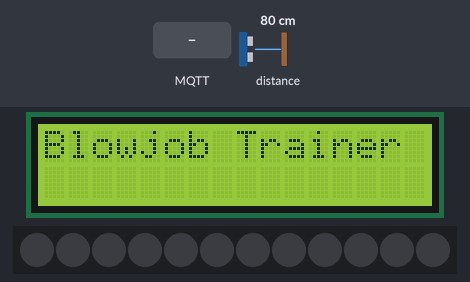
A sketch run on a simulated ESP8266 (NodeMCU). Shown: 16×2 character LCD, 12 RGB LEDs in strip order, left to right. The test bench sets the inputs (shaded band); at power-on: distance to the obstacle 80 cm. Dim RGB values are drawn brighter than linear; WiFi joins after 1.5 s; servers stay silent unless stated; no MQTT or app messages arrive unless stated; what the sketch prints to the serial monitor is not drawn.

Above: at 2.7 s.
2.8 s: MQTT message "5" arrives on the first subscribed topic
At 4.5 s:
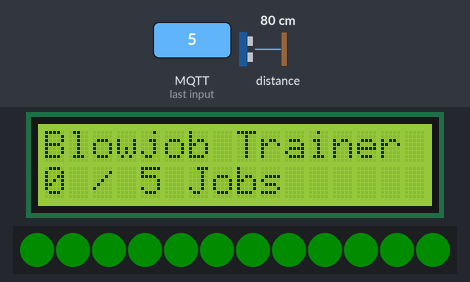
5.8 s: MQTT message "200" arrives on the first subscribed topic
At 6.4 s:
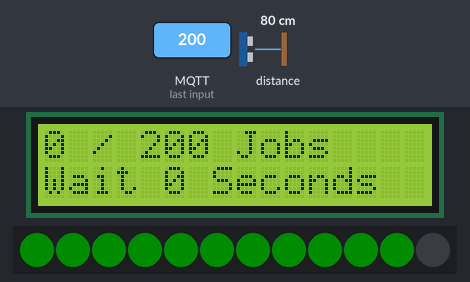
8.4 s: MQTT message "5" arrives on the second subscribed topic
At 8.9 s:
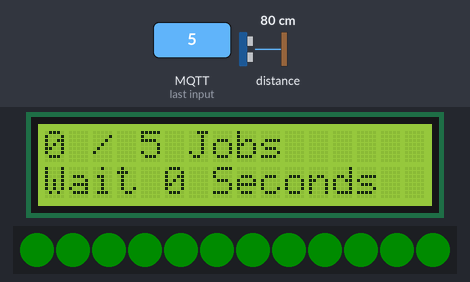
11.0 s: distance to the obstacle set to 2 cm
At 12.2 s:
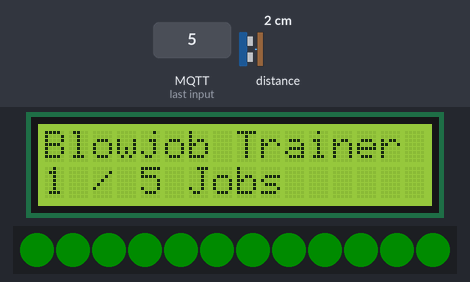
12.5 s: distance to the obstacle set to 4 cm
At 15.4 s:
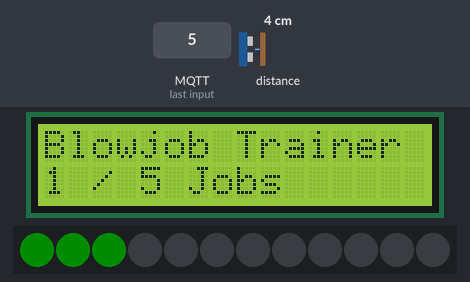
15.5 s: MQTT message "1" arrives on the first subscribed topic
At 17.6 s:
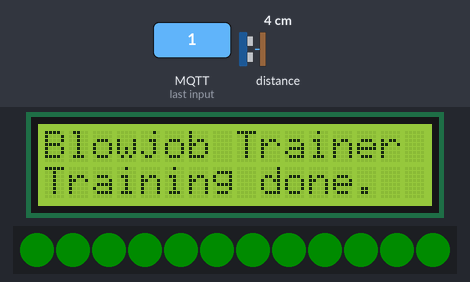
Timing chart, 0 to 19.1 s (numbered marks = the images above; inputs shaded):
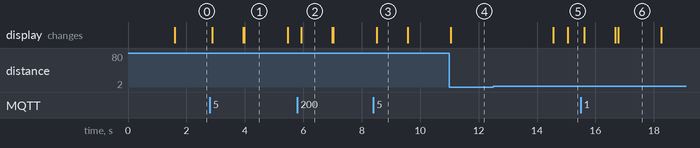

The sketch:

blowjob.ino
```cpp
#include <Wire.h>
#include <VL53L0X.h>
#include <LiquidCrystal_I2C.h>
#include <Adafruit_NeoPixel.h>
#include <ESP8266WiFi.h>
#include <WiFiClient.h>
#include <PubSubClient.h>

#define NUMPIXELS 12
#define PIN       D3

const char* SSID        = "<WLAN SID>";
const char* PASSWORD    = "<WLAN PASSWORD>";
const char* MQTT_BROKER = "<MQTT IP>";
const char* MQTT_USER   = "punisher";
const char* MQTT_PASS   = "punisher";
const char* MQTT_CLIENT = "torturedevice02";

long lastMsg = 0;
char msg[50];
char serialmsg[50];
String para;
String para2;
int value = 0;
unsigned long timercount = 0;
volatile int seconds;
volatile int counter       = 0;
int jobcount      = 0;
int jobcur        = 0;
int cache         = 0;
unsigned long startmillis   = 0;
unsigned long finalmillis   = 0;

VL53L0X sensor;
Adafruit_NeoPixel pixels(NUMPIXELS, PIN, NEO_GRB + NEO_KHZ800);
LiquidCrystal_I2C lcd(0x27, 16, 2);
WiFiClient espClient;
PubSubClient client(espClient);

void setup() {
  Serial.begin(9600);
  Wire.begin();
  lcd.init();
  lcd.backlight();

  setup_wifi();

  client.setServer(MQTT_BROKER, 1883);
  client.setCallback(callback);

  pixels.begin();
  pixels.setBrightness(12);
  pixels.show();

  lcd.setCursor(0, 0);
  lcd.print("Blowjob Trainer");

  sensor.setTimeout(500);
  if (!sensor.init())
  {
    Serial.println("Failed to detect and initialize sensor!");
    while (1) {}
  }
  sensor.startContinuous();
}

String getValue(String data, char separator, int index) {
  int found = 0;
  int strIndex[] = { 0, -1 };
  int maxIndex = data.length() - 1;

  for (int i = 0; i <= maxIndex && found <= index; i++) {
    if (data.charAt(i) == separator || i == maxIndex) {
      found++;
      strIndex[0] = strIndex[1] + 1;
      strIndex[1] = (i == maxIndex) ? i + 1 : i;
    }
  }
  return found > index ? data.substring(strIndex[0], strIndex[1]) : "";
}

void setup_wifi() {
  delay(10);
  Serial.println();
  Serial.print("Connecting to ");
  Serial.println(SSID);

  WiFi.mode(WIFI_STA);
  WiFi.begin(SSID, PASSWORD);

  while (WiFi.status() != WL_CONNECTED) {
    delay(500);
    Serial.print(".");
  }

  Serial.println("");
  Serial.println("WiFi connected");
  Serial.println("IP address: ");
  Serial.println(WiFi.localIP());
}

void callback(char* topic, byte* payload, unsigned int length) {
  Serial.print("Received message [");
  Serial.print(topic);
  Serial.print("] ");
  char msg[length + 1];
  for (int i = 0; i < length; i++) {
    Serial.print((char)payload[i]);
    msg[i] = (char)payload[i];
  }
  msg[length] = '\0';
  Serial.println();

  para   = String(msg);
  para.trim();
  para2 = getValue(para, ',', 0);
  para  = getValue(para, ',', 1);

  seconds = para.toInt();
  counter = para2.toInt();
  snprintf(serialmsg, 50, "Blowjob Trainer starts in %u seconds with %u sucks", seconds, counter);
  Serial.println(serialmsg);
  if ( counter != 0 ) {
    lcd.setCursor(0, 0);
    lcd.print("0 / " + String(counter) + " Jobs       ");
    lcd.setCursor(0, 1);
    lcd.print("Wait " + String(seconds) + " Seconds     ");

    for (int i = 0; i <= seconds; i++) {
      value = seconds - i;
      lcd.setCursor(0, 1);
      lcd.print("Wait " + String(value) + " Seconds     ");
      delay(1000);
    }
    lcd.setCursor(0, 0);
    lcd.print("Blowjob Trainer ");
    lcd.setCursor(0, 1);
    lcd.print("0 / " + String(counter) + " Jobs    ");
    jobtraining( counter );
    finalmillis = millis() + 12500;
  }

  snprintf (msg, 50, "BlowJob Done! -  %ld", millis());
  client.publish("punisher/devices/torturedevice02/response", msg);
}

void jobtraining(int count) {
  lcd.setCursor(0, 0);
  lcd.print("Blowjob Trainer ");
  lcd.setCursor(0, 1);
  lcd.print("0 / " + String(count) + " Jobs       ");
  finalmillis = millis() + 12500;

  while (true)  {
    if ( sensor.readRangeContinuousMillimeters() < 40 ) {
      Serial.println( sensor.readRangeContinuousMillimeters() );
      finalmillis = millis() + 3500;
      jobcur++;
      lcd.setCursor(0, 1);
      lcd.print(String(jobcur) + " / " + String(count) + " Jobs       ");
      while ( finalmillis > millis() )  {
        startmillis = round( ( finalmillis - millis() ) / 1000 );
        if (cache != startmillis) {
          cache = startmillis;
          // lights( startmillis );
        }
        yield();
        client.loop();
      }
      finalmillis = millis() + 3500;
    }
    if ( jobcur >= count ) {
      lcd.setCursor(0, 0);
      lcd.print("Blowjob Trainer    ");
      lcd.setCursor(0, 1);
      lcd.print("Training done.     ");
      jobcur = 0;
      break;
    }
    startmillis = round( ( finalmillis - millis() ) / 1000 );
    if (cache != startmillis) {
      cache = startmillis;
      lights( startmillis );
    }

    if ( startmillis == 0 ) {
      finalmillis = millis() + 3500;
      client.publish("punisher/functions/shock", "0,10");
      delay(100);
      Serial.println("PUNISH SHOCK");
    }
    Serial.println( startmillis );
    client.loop();
    yield();
  }
}

void reconnect() {
  while (!client.connected()) {
    Serial.println("Reconnecting MQTT...");
    if (!client.connect(MQTT_CLIENT, MQTT_USER, MQTT_PASS)) {
      Serial.print("failed, rc=");
      Serial.print(client.state());
      Serial.println(" retrying in 5 seconds");
      delay(5000);
    }
  }
  client.subscribe("punisher/functions/blowjob");
  client.subscribe("punisher/devices/torturedevice02/blowjob");
  Serial.println("MQTT Connected...");
}

void lights(int count)  {
  pixels.clear();
  for (int i = 0; i <= count; i++)  {
    pixels.setPixelColor(i,  pixels.Color(0, 255, 0));
    pixels.show();
  }
}

void loop() {
  //  lcd.setCursor(0,0);
  //  lcd.print(sensor.readRangeContinuousMillimeters());

  if (!client.connected()) {
    reconnect();
  }
  if (timercount == 0)  {
    snprintf (msg, 50, "availabe -  %ld", millis());
    client.publish("punisher/devices/torturedevice02/available", msg);
    timercount = 10000;
  }
  timercount--;
  client.loop();
}
```

Measured:
- after the input at 2.8 s, the display: first changes after 0.09 s (image 1 shows a later state)
- after the input at 5.8 s, the display: changes after 0.13 s (image 2)
- after the input at 8.4 s, the display: changes after 0.11 s (image 3)
- after the input at 15.5 s, the display: first changes after 0.11 s (image 6 shows a later state)
- what the display in image 1 shows lasts 1.5 s, from 4.0 s to 5.5 s
- what the display in image 2 shows lasts 1.1 s, from 5.9 s to 7.0 s
